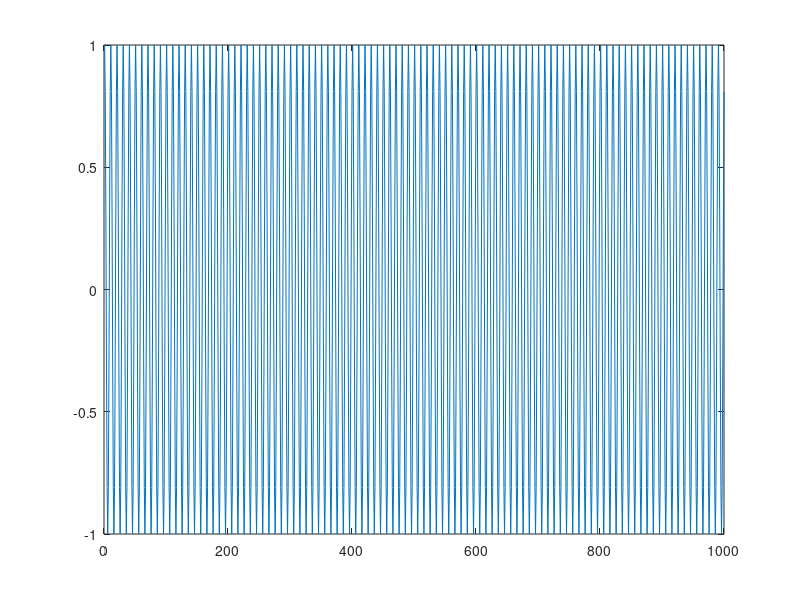
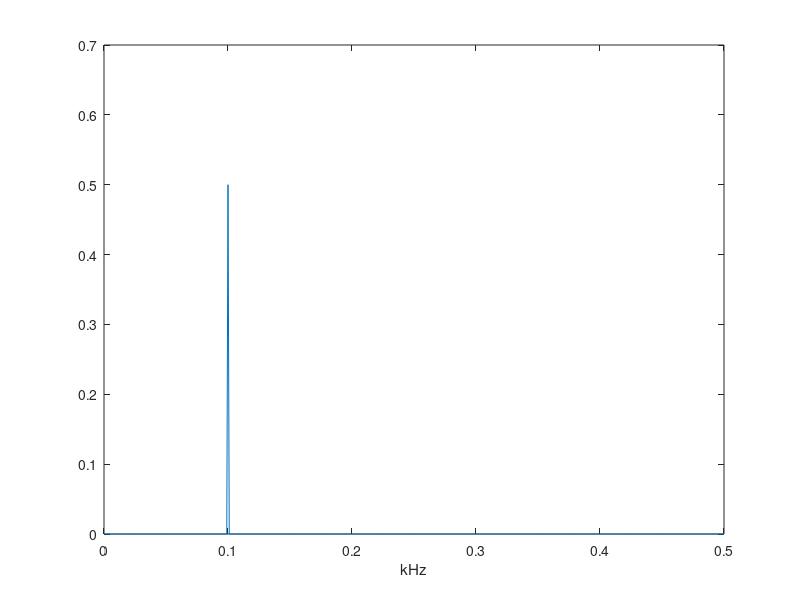

MATLAB code to generate these figures, in order:
Fs = 1000;
t = 0:1/Fs:1-0.001;
x = cos(2*pi*100*t);

figure(1);
plot(x)
xdft = fft(x);
xdft = xdft(1:length(x)/2+1);
freq = 0:Fs/length(x):Fs/2;

figure(2)
plot(freq/1000,abs(xdft)/Fs);
xlabel('kHz');
